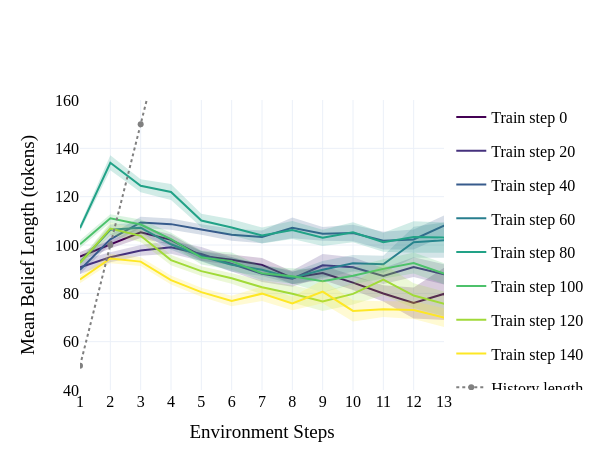

Notebook source saved alongside this figure:
### Code cell
df_beliefs_grading = load_ckpt_beliefs(ckpts_and_files_grading)
fig = plot_belief_length_over_training(df_beliefs_grading)
fig.write_image('figures/belief_length_over_training_tokens_grading.pdf', width=600, height=480)

### Figure 1 — Plotly figure (JSON) as saved in the notebook; plotly's stock layout.template omitted (floating-point values rounded to 4 significant figures)
{"data": [{"line": {"color": "rgb(68, 1, 84)"}, "mode": "lines", "name": "Train step 0", "showlegend": true, "type": "scatter", "x": [1, 2, 3, 4, 5, 6, 7, 8, 9, 10, 11, 12, 13, 14], "y": [95.24, 100.3, 105.2, 102.1, 95.46, 93.86, 91.77, 86.42, 88.44, 84.43, 79.95, 76.03, 79.77, 58]}, {"hoverinfo": "skip", "legendgroup": "0", "line": {"width": 0}, "mode": "lines", "showlegend": false, "type": "scatter", "x": [1, 2, 3, 4, 5, 6, 7, 8, 9, 10, 11, 12, 13, 14], "y": [93.37, 98.56, 102.9, 99.93, 93.51, 91.76, 88.89, 83.81, 85.5, 81.34, 76.59, 69.59, 68.97, null]}, {"fill": "tonexty", "fillcolor": "rgba(68, 1, 84, 0.2)", "hoverinfo": "skip", "legendgroup": "0", "line": {"width": 0}, "mode": "lines", "showlegend": false, "type": "scatter", "x": [1, 2, 3, 4, 5, 6, 7, 8, 9, 10, 11, 12, 13, 14], "y": [97.12, 102.0, 107.5, 104.3, 97.41, 95.95, 94.66, 89.03, 91.38, 87.51, 83.32, 82.46, 90.57, null]}, {"line": {"color": "rgb(69, 49, 125)"}, "mode": "lines", "name": "Train step 20", "showlegend": true, "type": "scatter", "x": [1, 2, 3, 4, 5, 6, 7, 8, 9, 10, 11, 12, 13, 14], "y": [90.75, 94.94, 97.76, 99.07, 96.3, 92.07, 88.06, 86.05, 91.59, 90.79, 87.16, 90.89, 87.86, 86.12]}, {"hoverinfo": "skip", "legendgroup": "20", "line": {"width": 0}, "mode": "lines", "showlegend": false, "type": "scatter", "x": [1, 2, 3, 4, 5, 6, 7, 8, 9, 10, 11, 12, 13, 14], "y": [87.88, 92.89, 95.52, 96.38, 93.39, 89.13, 84.73, 82.71, 86.96, 86.61, 83.83, 86.81, 83.64, 80.56]}, {"fill": "tonexty", "fillcolor": "rgba(69, 49, 125, 0.2)", "hoverinfo": "skip", "legendgroup": "20", "line": {"width": 0}, "mode": "lines", "showlegend": false, "type": "scatter", "x": [1, 2, 3, 4, 5, 6, 7, 8, 9, 10, 11, 12, 13, 14], "y": [93.62, 96.99, 99.99, 101.8, 99.2, 95.01, 91.39, 89.4, 96.23, 94.96, 90.48, 94.96, 92.08, 91.69]}, {"line": {"color": "rgb(55, 91, 140)"}, "mode": "lines", "name": "Train step 40", "showlegend": true, "type": "scatter", "x": [1, 2, 3, 4, 5, 6, 7, 8, 9, 10, 11, 12, 13, 14, 15], "y": [89.72, 102.3, 109.3, 108.6, 106.4, 104.2, 103.4, 107.1, 104.6, 105.0, 101.8, 102.3, 108, 115.8, 84]}, {"hoverinfo": "skip", "legendgroup": "40", "line": {"width": 0}, "mode": "lines", "showlegend": false, "type": "scatter", "x": [1, 2, 3, 4, 5, 6, 7, 8, 9, 10, 11, 12, 13, 14, 15], "y": [88.02, 100.4, 107.0, 106.3, 104.2, 101.8, 100.7, 102.8, 101.7, 101.6, 98.1, 98.11, 103.8, 109.1, 84]}, {"fill": "tonexty", "fillcolor": "rgba(55, 91, 140, 0.2)", "hoverinfo": "skip", "legendgroup": "40", "line": {"width": 0}, "mode": "lines", "showlegend": false, "type": "scatter", "x": [1, 2, 3, 4, 5, 6, 7, 8, 9, 10, 11, 12, 13, 14, 15], "y": [91.43, 104.3, 111.7, 111.0, 108.6, 106.7, 106.0, 111.4, 107.5, 108.4, 105.5, 106.5, 112.2, 122.5, 84]}, {"line": {"color": "rgb(40, 126, 142)"}, "mode": "lines", "name": "Train step 60", "showlegend": true, "type": "scatter", "x": [1, 2, 3, 4, 5, 6, 7, 8, 9, 10, 11, 12, 13, 14, 15], "y": [92.72, 106.3, 107.1, 100.3, 95.36, 91.85, 89.72, 86.33, 89.75, 92.43, 92.05, 101.2, 102, 98.78, 90]}, {"hoverinfo": "skip", "legendgroup": "60", "line": {"width": 0}, "mode": "lines", "showlegend": false, "type": "scatter", "x": [1, 2, 3, 4, 5, 6, 7, 8, 9, 10, 11, 12, 13, 14, 15], "y": [91.47, 104.2, 105.0, 98.07, 93.16, 88.92, 87.22, 83.88, 86.15, 89.01, 88.51, 94.77, 94.73, 93.26, 84]}, {"fill": "tonexty", "fillcolor": "rgba(40, 126, 142, 0.2)", "hoverinfo": "skip", "legendgroup": "60", "line": {"width": 0}, "mode": "lines", "showlegend": false, "type": "scatter", "x": [1, 2, 3, 4, 5, 6, 7, 8, 9, 10, 11, 12, 13, 14, 15], "y": [93.98, 108.5, 109.3, 102.5, 97.55, 94.78, 92.21, 88.79, 93.34, 95.85, 95.6, 107.6, 109.3, 104.3, 96]}, {"line": {"color": "rgb(34, 162, 135)"}, "mode": "lines", "name": "Train step 80", "showlegend": true, "type": "scatter", "x": [1, 2, 3, 4, 5, 6, 7, 8, 9, 10, 11, 12, 13, 14], "y": [107.0, 134.0, 124.5, 121.9, 110.1, 107.2, 103.9, 106.2, 103.0, 105.3, 101.1, 103.3, 103.1, 91.94]}, {"hoverinfo": "skip", "legendgroup": "80", "line": {"width": 0}, "mode": "lines", "showlegend": false, "type": "scatter", "x": [1, 2, 3, 4, 5, 6, 7, 8, 9, 10, 11, 12, 13, 14], "y": [105.6, 131.0, 121.9, 118.6, 107.3, 103.8, 100.6, 102.5, 99.63, 101.2, 97.2, 96.75, 96.78, 88.49]}, {"fill": "tonexty", "fillcolor": "rgba(34, 162, 135, 0.2)", "hoverinfo": "skip", "legendgroup": "80", "line": {"width": 0}, "mode": "lines", "showlegend": false, "type": "scatter", "x": [1, 2, 3, 4, 5, 6, 7, 8, 9, 10, 11, 12, 13, 14], "y": [108.4, 137.1, 127.2, 125.3, 112.9, 110.7, 107.3, 109.9, 106.3, 109.4, 105.0, 109.8, 109.4, 95.39]}, {"line": {"color": "rgb(77, 193, 107)"}, "mode": "lines", "name": "Train step 100", "showlegend": true, "type": "scatter", "x": [1, 2, 3, 4, 5, 6, 7, 8, 9, 10, 11, 12, 13, 14], "y": [100.3, 111.0, 108.5, 102.4, 94.8, 93.33, 88.29, 87.11, 85, 87.31, 90.11, 92.56, 88.17, 83.29]}, {"hoverinfo": "skip", "legendgroup": "100", "line": {"width": 0}, "mode": "lines", "showlegend": false, "type": "scatter", "x": [1, 2, 3, 4, 5, 6, 7, 8, 9, 10, 11, 12, 13, 14], "y": [98.71, 109.3, 106.4, 99.81, 91.88, 89.8, 85.46, 83.96, 80.37, 83.76, 86.17, 88.18, 83.81, 78.71]}, {"fill": "tonexty", "fillcolor": "rgba(77, 193, 107, 0.2)", "hoverinfo": "skip", "legendgroup": "100", "line": {"width": 0}, "mode": "lines", "showlegend": false, "type": "scatter", "x": [1, 2, 3, 4, 5, 6, 7, 8, 9, 10, 11, 12, 13, 14], "y": [101.9, 112.8, 110.6, 105.0, 97.72, 96.86, 91.13, 90.26, 89.63, 90.86, 94.06, 96.93, 92.53, 87.88]}, {"line": {"color": "rgb(161, 217, 56)"}, "mode": "lines", "name": "Train step 120", "showlegend": true, "type": "scatter", "x": [1, 2, 3, 4, 5, 6, 7, 8, 9, 10, 11, 12, 13, 14], "y": [92.6, 106.8, 103.8, 93.75, 89.19, 86.22, 82.51, 79.83, 76.66, 79.78, 85.71, 79.08, 75.67, 78.64]}, {"hoverinfo": "skip", "legendgroup": "120", "line": {"width": 0}, "mode": "lines", "showlegend": false, "type": "scatter", "x": [1, 2, 3, 4, 5, 6, 7, 8, 9, 10, 11, 12, 13, 14], "y": [91.28, 104.2, 101.2, 91.62, 87.15, 83.99, 79.63, 76.34, 72.74, 75.38, 79.24, 73.98, 70.62, 71.76]}, {"fill": "tonexty", "fillcolor": "rgba(161, 217, 56, 0.2)", "hoverinfo": "skip", "legendgroup": "120", "line": {"width": 0}, "mode": "lines", "showlegend": false, "type": "scatter", "x": [1, 2, 3, 4, 5, 6, 7, 8, 9, 10, 11, 12, 13, 14], "y": [93.92, 109.4, 106.4, 95.89, 91.23, 88.45, 85.39, 83.31, 80.58, 84.18, 92.18, 84.17, 80.71, 85.53]}, {"line": {"color": "rgb(253, 231, 37)"}, "mode": "lines", "name": "Train step 140", "showlegend": true, "type": "scatter", "x": [1, 2, 3, 4, 5, 6, 7, 8, 9, 10, 11, 12, 13, 14], "y": [85.73, 94.39, 93.13, 85.49, 80.49, 76.82, 79.87, 75.82, 80.68, 72.71, 73.46, 73.1, 69.95, 64.88]}, {"hoverinfo": "skip", "legendgroup": "140", "line": {"width": 0}, "mode": "lines", "showlegend": false, "type": "scatter", "x": [1, 2, 3, 4, 5, 6, 7, 8, 9, 10, 11, 12, 13, 14], "y": [84.15, 92.49, 91.33, 83.61, 78.64, 74.65, 76.85, 73.01, 75.89, 68.33, 70.16, 69.42, 66.07, 60.54]}, {"fill": "tonexty", "fillcolor": "rgba(253, 231, 37, 0.2)", "hoverinfo": "skip", "legendgroup": "140", "line": {"width": 0}, "mode": "lines", "showlegend": false, "type": "scatter", "x": [1, 2, 3, 4, 5, 6, 7, 8, 9, 10, 11, 12, 13, 14], "y": [87.31, 96.3, 94.93, 87.37, 82.34, 78.99, 82.88, 78.63, 85.48, 77.1, 76.76, 76.77, 73.83, 69.21]}, {"legendgroup": "history", "line": {"color": "gray", "dash": "dot", "width": 2}, "marker": {"color": "gray"}, "mode": "lines+markers", "name": "History length", "showlegend": true, "type": "scatter", "x": [1, 2, 3, 4, 5, 6, 7, 8, 9, 10, 11, 12, 13], "y": [50, 100, 150, 200, 250, 300, 350, 400, 450, 500, 550, 600, 650]}], "layout": {"font": {"color": "black", "family": "Times New Roman", "size": 16}, "height": 470, "legend": {"font": {"size": 16}, "orientation": "v"}, "width": 600, "xaxis": {"automargin": true, "dtick": 1, "range": [1, 13], "title": {"text": "Environment Steps"}}, "yaxis": {"range": [40, 160], "title": {"text": "Mean Belief Length (tokens)"}}}}
